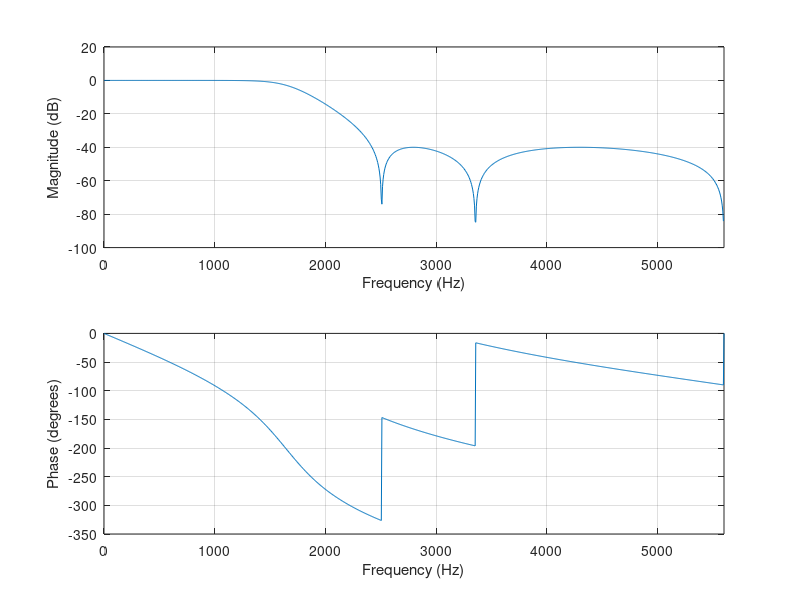
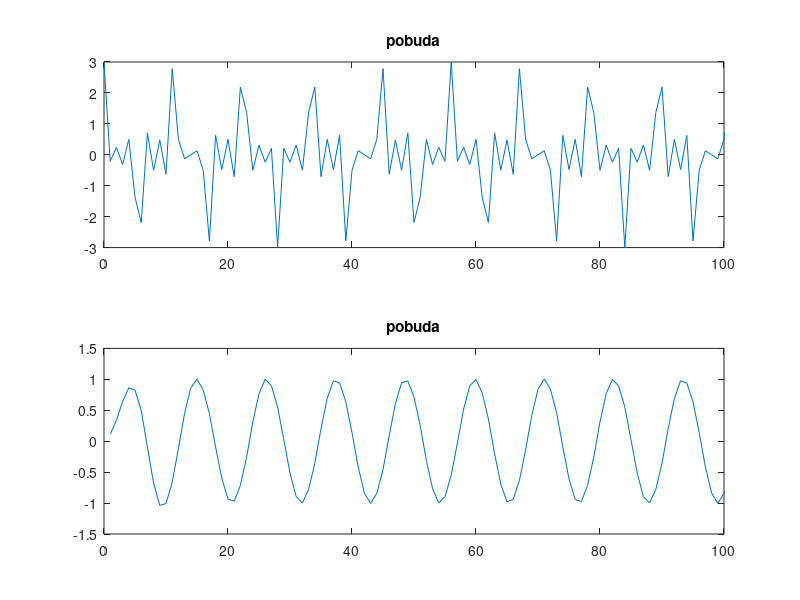

Write MATLAB code to recreate these figures, in order.
fsr = 11200
fp = 1500
fs = 2500
ap = 1
as =  40
[n,Wn] = cheb2ord (fp /(fsr/2), fs/(fsr /2), ap, as) 
[b,a] = cheby2(n, as ,Wn)
freqz (b, a, 1024, fsr)

n = 0 : 1023;
x = cos(2 * pi * 1000  / fsr *n)  + cos(2 * pi * 3000 / fsr*n) + cos(2 * pi * 5000 / fsr*n)

figure
subplot(2, 1, 1), plot(n, x), title('pobuda')
xlim([0 100])

y = filter(b, a, x)
subplot(2, 1, 2), plot(1 : length(y), y) , title('pobuda')
xlim([0 100])
